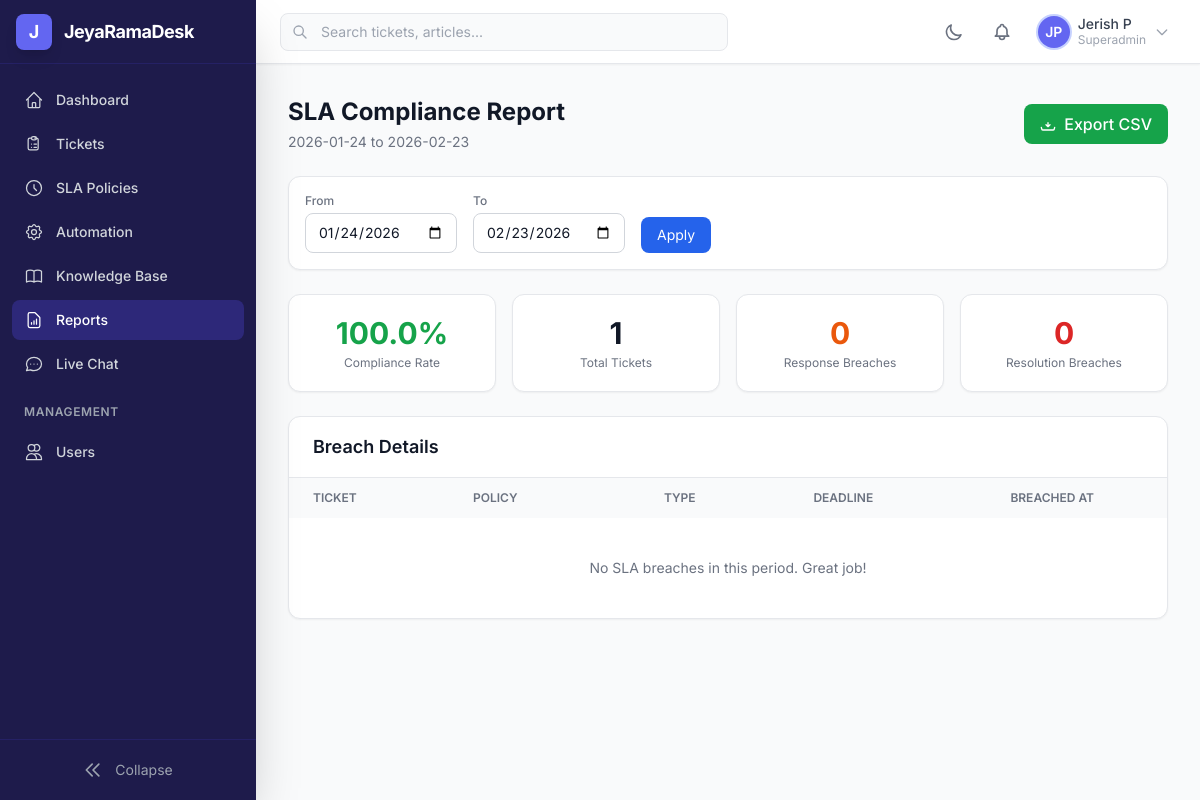
Before: /desk/reports/sla-compliance/ (signed in) with the older database file.
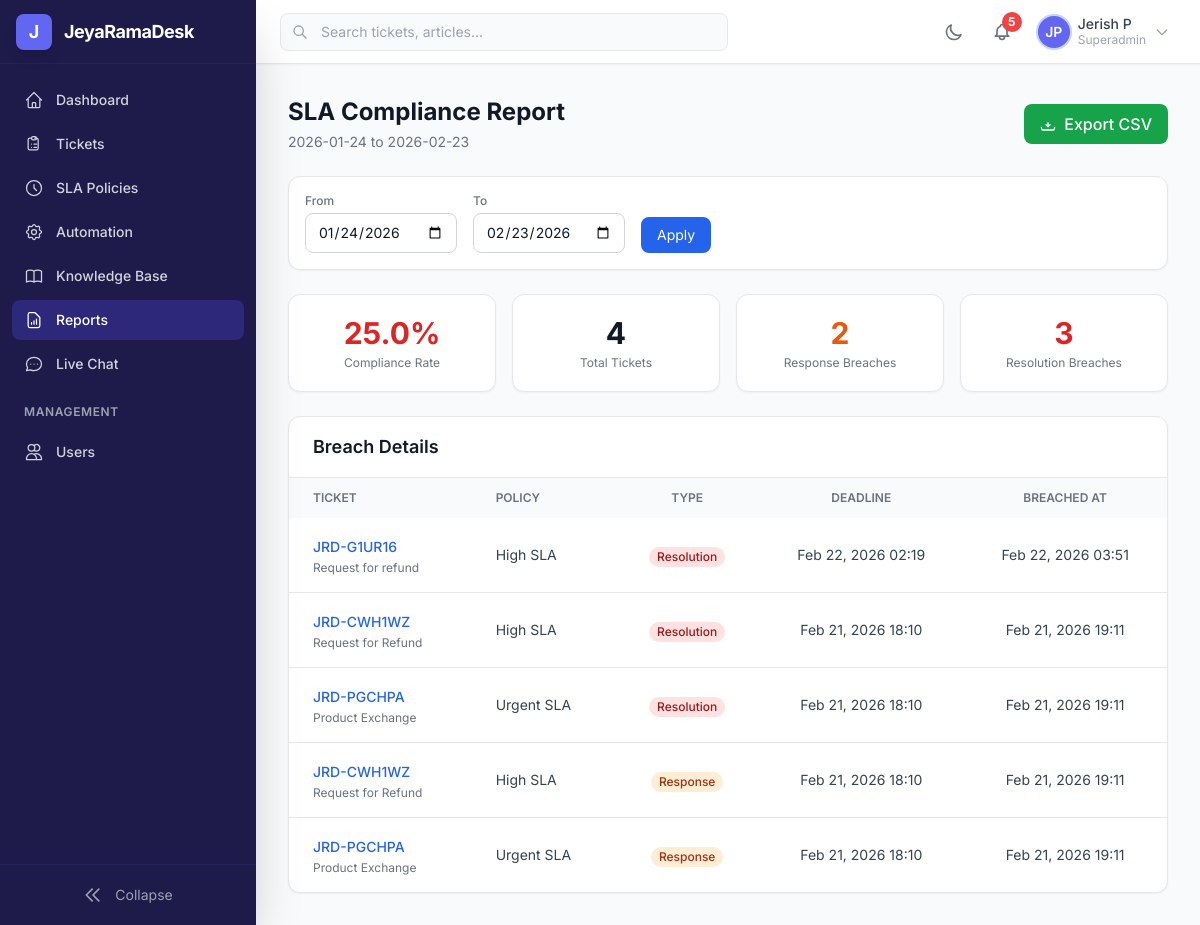
After: the same page with the newer database file.
### sla/models.py (models this page shows, shortened)
class SLABreach(models.Model):
    class BreachType(models.TextChoices):
        RESPONSE = 'response', 'Response Time Breached'
        RESOLUTION = 'resolution', 'Resolution Time Breached'
    id = models.BigAutoField(primary_key=True)
    ticket = models.ForeignKey(
        'tickets.Ticket', on_delete=models.CASCADE,
        related_name='sla_breaches', db_index=True,
    )
    policy = models.ForeignKey(
        SLAPolicy, on_delete=models.SET_NULL, null=True,
        related_name='breaches',
    )
    breach_type = models.CharField(max_length=10, choices=BreachType.choices)
    deadline = models.DateTimeField()
    breached_at = models.DateTimeField(auto_now_add=True)
    notified = models.BooleanField(default=False)
    class Meta:
        db_table = 'jrd_sla_breaches'
        ordering = ['-breached_at']
        indexes = [
            models.Index(fields=['ticket', 'breach_type'], name='idx_breach_ticket_type'),
            models.Index(fields=['breached_at'], name='idx_breach_time'),
        ]

class SLAPolicy(models.Model):
    id = models.BigAutoField(primary_key=True)
    name = models.CharField(max_length=100)
    description = models.TextField(blank=True, default='')
    priority = models.CharField(
        max_length=10,
        choices=[
            ('low', 'Low'), ('medium', 'Medium'),
            ('high', 'High'), ('urgent', 'Urgent'),
        ],
        db_index=True,
    )
    response_time_hours = models.PositiveIntegerField(
        help_text='Maximum hours for first response',
    )
    resolution_time_hours = models.PositiveIntegerField(
        help_text='Maximum hours for resolution',
    )
    escalation_time_hours = models.PositiveIntegerField(
        default=0, help_text='Hours after which to auto-escalate (0 = disabled)',
    )
    is_active = models.BooleanField(default=True, db_index=True)
    created_at = models.DateTimeField(auto_now_add=True)
    updated_at = models.DateTimeField(auto_now=True)
    class Meta:
        db_table = 'jrd_sla_policies'
        verbose_name = 'SLA Policy'
        verbose_name_plural = 'SLA Policies'
        ordering = ['priority', 'name']
        indexes = [
            models.Index(fields=['priority', 'is_active'], name='idx_sla_prio_active'),
        ]

### tickets/models.py (models this page shows, shortened)
class Ticket(models.Model):
    class Priority(models.TextChoices):
        LOW = 'low', 'Low'
        MEDIUM = 'medium', 'Medium'
        HIGH = 'high', 'High'
        URGENT = 'urgent', 'Urgent'
    class Status(models.TextChoices):
        OPEN = 'open', 'Open'
        IN_PROGRESS = 'in_progress', 'In Progress'
        PENDING = 'pending', 'Pending'
        RESOLVED = 'resolved', 'Resolved'
        CLOSED = 'closed', 'Closed'
    id = models.BigAutoField(primary_key=True)
    ticket_id = models.CharField(
        max_length=20, unique=True, default=generate_ticket_id,
        db_index=True, editable=False,
    )
    title = models.CharField(max_length=300)
    description = models.TextField(help_text='Rich text description of the issue')
    category = models.ForeignKey(
        Category, on_delete=models.SET_NULL, null=True, blank=True,
        related_name='tickets', db_index=True,
    )
    priority = models.CharField(
        max_length=10, choices=Priority.choices,
        default=Priority.MEDIUM, db_index=True,
    )
    status = models.CharField(
        max_length=15, choices=Status.choices,
        default=Status.OPEN, db_index=True,
    )
    tags = models.ManyToManyField(Tag, blank=True, related_name='tickets')
    customer = models.ForeignKey(
        settings.AUTH_USER_MODEL, on_delete=models.CASCADE,
        related_name='submitted_tickets', db_index=True,
    )
    assigned_agent = models.ForeignKey(
        settings.AUTH_USER_MODEL, on_delete=models.SET_NULL,
        null=True, blank=True, related_name='assigned_tickets',
        db_index=True,
    )
    sla_policy = models.ForeignKey(
        'sla.SLAPolicy', on_delete=models.SET_NULL,
        null=True, blank=True, related_name='tickets',
    )
    sla_response_deadline = models.DateTimeField(null=True, blank=True, db_index=True)
    sla_resolution_deadline = models.DateTimeField(null=True, blank=True, db_index=True)
    sla_response_met = models.BooleanField(null=True, blank=True)
    sla_resolution_met = models.BooleanField(null=True, blank=True)
    first_response_at = models.DateTimeField(null=True, blank=True)
    resolved_at = models.DateTimeField(null=True, blank=True)
    due_date = models.DateTimeField(null=True, blank=True)
    source = models.CharField(
        max_length=20, default='web',
        choices=[('web', 'Web'), ('email', 'Email'), ('api', 'API'), ('phone', 'Phone')],
    )
    is_escalated = models.BooleanField(default=False, db_index=True)
    escalation_level = models.PositiveSmallIntegerField(default=0)
    csat_rating = models.PositiveSmallIntegerField(
        null=True, blank=True,
        help_text='Customer satisfaction 1-5',
    )
    csat_feedback = models.TextField(blank=True, default='')
    created_at = models.DateTimeField(auto_now_add=True, db_index=True)
    updated_at = models.DateTimeField(auto_now=True)
    class Meta:
        db_table = 'jrd_tickets'
        ordering = ['-created_at']
        indexes = [
            models.Index(fields=['status', 'priority'], name='idx_ticket_status_prio'),
            models.Index(fields=['customer', 'status'], name='idx_ticket_cust_status'),
            models.Index(fields=['assigned_agent', 'status'], name='idx_ticket_agent_status'),
            models.Index(fields=['category', 'status'], name='idx_ticket_cat_status'),
            models.Index(fields=['created_at', 'status'], name='idx_ticket_created_status'),
            models.Index(fields=['sla_response_deadline'], name='idx_ticket_sla_resp'),
            models.Index(fields=['sla_resolution_deadline'], name='idx_ticket_sla_resol'),
            models.Index(fields=['is_escalated', 'status'], name='idx_ticket_escalated'),
        ]

### reports/views.py (the view, shortened to what this page needs)
# urls.py: path('sla-compliance/', views.sla_compliance_report, name='sla_compliance'),
@login_required
def sla_compliance_report(request):
    if request.user.is_customer:
        messages.error(request, 'Access denied.')
        return redirect('dashboard:index')
    now = timezone.now()
    date_from = request.GET.get('date_from', (now - timedelta(days=30)).strftime('%Y-%m-%d'))
    date_to = request.GET.get('date_to', now.strftime('%Y-%m-%d'))
    breaches = SLABreach.objects.filter(
        breached_at__date__gte=date_from,
        breached_at__date__lte=date_to,
    ).select_related('ticket', 'policy').order_by('-breached_at')
    total_tickets = Ticket.objects.filter(
        created_at__date__gte=date_from,
        created_at__date__lte=date_to,
    ).count()
    response_breaches = breaches.filter(breach_type='response').count()
    resolution_breaches = breaches.filter(breach_type='resolution').count()
    compliance_rate = 0
    if total_tickets > 0:
        unique_breached = breaches.values('ticket').distinct().count()
        compliance_rate = round(((total_tickets - unique_breached) / total_tickets) * 100, 1)
    return render(request, 'reports/sla_compliance.html', {
        'breaches': breaches,
        'total_tickets': total_tickets,
        'response_breaches': response_breaches,
        'resolution_breaches': resolution_breaches,
        'compliance_rate': compliance_rate,
        'date_from': date_from,
        'date_to': date_to,
    })

### templates/reports/sla_compliance.html (shortened to what the changed rows need)
{% extends 'base.html' %}
{% block content %}
<div class="space-y-6">
    <div class="flex flex-col sm:flex-row sm:items-center sm:justify-between gap-4">
        <div>
            <h1 class="text-2xl font-bold text-gray-900 dark:text-white">SLA Compliance Report</h1>
        </div>
    </div>
    <div class="grid grid-cols-2 lg:grid-cols-4 gap-4">
        <div class="bg-white dark:bg-gray-800 rounded-xl shadow-sm border border-gray-200 dark:border-gray-700 p-5 text-center">
            <p class="text-3xl font-bold {% if compliance_rate >= 90 %}text-green-600 dark:text-green-400{% elif compliance_rate >= 70 %}text-yellow-600 dark:text-yellow-400{% else %}text-red-600 dark:text-red-400{% endif %}">{{ compliance_rate }}%</p>
            <p class="text-xs text-gray-500 dark:text-gray-400 mt-1">Compliance Rate</p>
        </div>
        <div class="bg-white dark:bg-gray-800 rounded-xl shadow-sm border border-gray-200 dark:border-gray-700 p-5 text-center">
            <p class="text-3xl font-bold text-gray-900 dark:text-white">{{ total_tickets }}</p>
            <p class="text-xs text-gray-500 dark:text-gray-400 mt-1">Total Tickets</p>
        </div>
        <div class="bg-white dark:bg-gray-800 rounded-xl shadow-sm border border-gray-200 dark:border-gray-700 p-5 text-center">
            <p class="text-3xl font-bold text-orange-600 dark:text-orange-400">{{ response_breaches }}</p>
            <p class="text-xs text-gray-500 dark:text-gray-400 mt-1">Response Breaches</p>
        </div>
        <div class="bg-white dark:bg-gray-800 rounded-xl shadow-sm border border-gray-200 dark:border-gray-700 p-5 text-center">
            <p class="text-3xl font-bold text-red-600 dark:text-red-400">{{ resolution_breaches }}</p>
            <p class="text-xs text-gray-500 dark:text-gray-400 mt-1">Resolution Breaches</p>
        </div>
    </div>
    <div class="bg-white dark:bg-gray-800 rounded-xl shadow-sm border border-gray-200 dark:border-gray-700 overflow-hidden">
        <div class="px-6 py-4 border-b border-gray-200 dark:border-gray-700">
            <h2 class="text-lg font-semibold text-gray-900 dark:text-white">Breach Details</h2>
        </div>
        <div class="overflow-x-auto">
            <table class="w-full">
                <thead class="bg-gray-50 dark:bg-gray-700/50">
                    <tr>
                        <th class="px-6 py-3 text-left text-xs font-semibold text-gray-500 dark:text-gray-400 uppercase">Ticket</th>
                        <th class="px-6 py-3 text-left text-xs font-semibold text-gray-500 dark:text-gray-400 uppercase">Policy</th>
                        <th class="px-6 py-3 text-center text-xs font-semibold text-gray-500 dark:text-gray-400 uppercase">Type</th>
                        <th class="px-6 py-3 text-center text-xs font-semibold text-gray-500 dark:text-gray-400 uppercase">Deadline</th>
                        <th class="px-6 py-3 text-center text-xs font-semibold text-gray-500 dark:text-gray-400 uppercase">Breached At</th>
                    </tr>
                </thead>
                <tbody class="divide-y divide-gray-200 dark:divide-gray-700">
                    {% for breach in breaches %}
                    <tr class="hover:bg-gray-50 dark:hover:bg-gray-700/30">
                        <td class="px-6 py-4">
                            <a href="{% url 'tickets:detail' breach.ticket.ticket_id %}" class="text-blue-600 hover:underline dark:text-blue-400 text-sm font-medium">{{ breach.ticket.ticket_id }}</a>
                            <p class="text-xs text-gray-500 dark:text-gray-400 mt-0.5 truncate max-w-xs">{{ breach.ticket.title }}</p>
                        </td>
                        <td class="px-6 py-4 text-sm text-gray-700 dark:text-gray-300">{{ breach.policy.name }}</td>
                        <td class="px-6 py-4 text-center">
                            {% if breach.breach_type == 'response' %}
                            <span class="inline-flex items-center px-2 py-0.5 rounded-full text-xs font-medium bg-orange-100 text-orange-800 dark:bg-orange-900/30 dark:text-orange-400">Response</span>
                            {% else %}
                            <span class="inline-flex items-center px-2 py-0.5 rounded-full text-xs font-medium bg-red-100 text-red-800 dark:bg-red-900/30 dark:text-red-400">Resolution</span>
                            {% endif %}
                        </td>
                        <td class="px-6 py-4 text-center text-sm text-gray-700 dark:text-gray-300">{{ breach.deadline|date:"M d, Y H:i" }}</td>
                        <td class="px-6 py-4 text-center text-sm text-gray-700 dark:text-gray-300">{{ breach.breached_at|date:"M d, Y H:i" }}</td>
                    </tr>
                    {% empty %}
                    <tr>
                        <td colspan="5" class="px-6 py-10 text-center text-sm text-gray-500 dark:text-gray-400">No SLA breaches in this period. Great job!</td>
                    </tr>
                    {% endfor %}
                </tbody>
            </table>
        </div>
    </div>
</div>
{% endblock %}

### templates/includes/topbar.html (shortened to what this page needs)
<header class="h-16 bg-white dark:bg-gray-800 border-b border-gray-200 dark:border-gray-700 flex items-center px-4 md:px-6 shadow-sm z-30">
    <div class="hidden md:flex items-center flex-1 max-w-md">
        <div class="relative w-full">
            <div class="absolute inset-y-0 left-0 pl-3 flex items-center pointer-events-none">
            </div>
            <input type="text" placeholder="Search tickets, articles..."
                   class="w-full pl-10 pr-4 py-2 border border-gray-200 dark:border-gray-600 rounded-lg
                          bg-gray-50 dark:bg-gray-700 text-sm text-gray-900 dark:text-gray-100
                          focus:ring-2 focus:ring-primary-500 focus:border-transparent
                          placeholder-gray-400 transition-colors">
        </div>
    </div>
    <div class="flex items-center ml-auto space-x-3">
        <button @click="darkMode = !darkMode; localStorage.setItem('darkMode', darkMode)"
                class="p-2 rounded-lg text-gray-500 hover:bg-gray-100 dark:text-gray-400 dark:hover:bg-gray-700 transition-colors">
            <svg x-show="!darkMode" class="w-5 h-5" fill="none" stroke="currentColor" viewBox="0 0 24 24">
                <path stroke-linecap="round" stroke-linejoin="round" stroke-width="2"
                      d="M20.354 15.354A9 9 0 018.646 3.646 9.003 9.003 0 0012 21a9.003 9.003 0 008.354-5.646z"/>
            </svg>
        </button>
        <a href="{% url 'notifications:list' %}"
           class="relative p-2 rounded-lg text-gray-500 hover:bg-gray-100 dark:text-gray-400 dark:hover:bg-gray-700 transition-colors">
            {% if unread_notifications_count %}
            <span class="absolute -top-0.5 -right-0.5 w-5 h-5 bg-red-500 text-white text-xs font-bold rounded-full flex items-center justify-center">
                {{ unread_notifications_count }}
            </span>
            {% endif %}
        </a>
        <div x-data="{ profileOpen: false }" class="relative">
            <button @click="profileOpen = !profileOpen" @click.outside="profileOpen = false"
                    class="flex items-center space-x-2 p-1.5 rounded-lg hover:bg-gray-100 dark:hover:bg-gray-700 transition-colors">
                {% if user.avatar %}
                <img src="{{ user.avatar.url }}" alt="{{ user.full_name }}"
                     class="w-8 h-8 rounded-full object-cover ring-2 ring-primary-200">
                {% else %}
                <div class="w-8 h-8 rounded-full bg-primary-500 flex items-center justify-center text-white text-sm font-semibold ring-2 ring-primary-200">
                    {{ user.initials }}
                </div>
                {% endif %}
                <div class="hidden md:block text-left">
                    <p class="text-sm font-medium text-gray-700 dark:text-gray-200 leading-tight">{{ user.full_name }}</p>
                    <p class="text-xs text-gray-400 capitalize">{{ user.role }}</p>
                </div>
                <svg class="w-4 h-4 text-gray-400 hidden md:block" fill="none" stroke="currentColor" viewBox="0 0 24 24">
                    <path stroke-linecap="round" stroke-linejoin="round" stroke-width="2" d="M19 9l-7 7-7-7"/>
                </svg>
            </button>
        </div>
    </div>
</header>

Changed rows visible on the page:
added SLABreach: ticket.ticket_id "JRD-G1UR16", ticket "Request for refund", policy.name "High SLA", breach_type "Resolution", deadline "Feb 22, 2026 02:19", breached_at "Feb 22, 2026 03:51"
added SLABreach: ticket.ticket_id "JRD-CWH1WZ", ticket "Request for Refund", policy.name "High SLA", breach_type "Resolution", deadline "Feb 21, 2026 18:10", breached_at "Feb 21, 2026 19:11"
added SLABreach: ticket.ticket_id "JRD-PGCHPA", ticket "Product Exchange", policy.name "Urgent SLA", breach_type "Resolution", deadline "Feb 21, 2026 18:10", breached_at "Feb 21, 2026 19:11"
added SLABreach: ticket.ticket_id "JRD-CWH1WZ", ticket "Request for Refund", policy.name "High SLA", breach_type "Response", deadline "Feb 21, 2026 18:10", breached_at "Feb 21, 2026 19:11"
added SLABreach: ticket.ticket_id "JRD-PGCHPA", ticket "Product Exchange", policy.name "Urgent SLA", breach_type "Response", deadline "Feb 21, 2026 18:10", breached_at "Feb 21, 2026 19:11"
Other visible differences:
{{ unread_notifications_count }}: (not shown) → "5"
{{ compliance_rate }}: "100.0" → "25.0"
{{ total_tickets }}: "1" → "4"
{{ response_breaches }}: "0" → "2"
{{ resolution_breaches }}: "0" → "3"
text no longer shown: "No SLA breaches in this period. Great job!"
